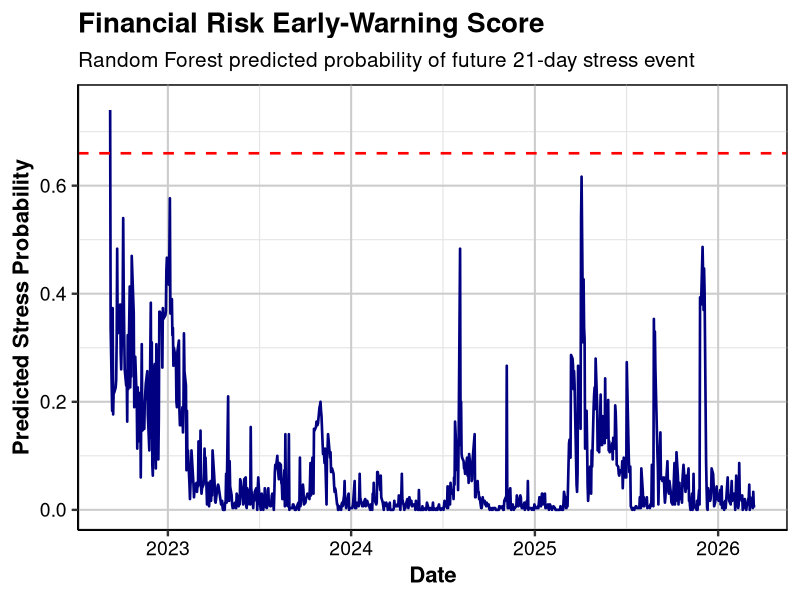
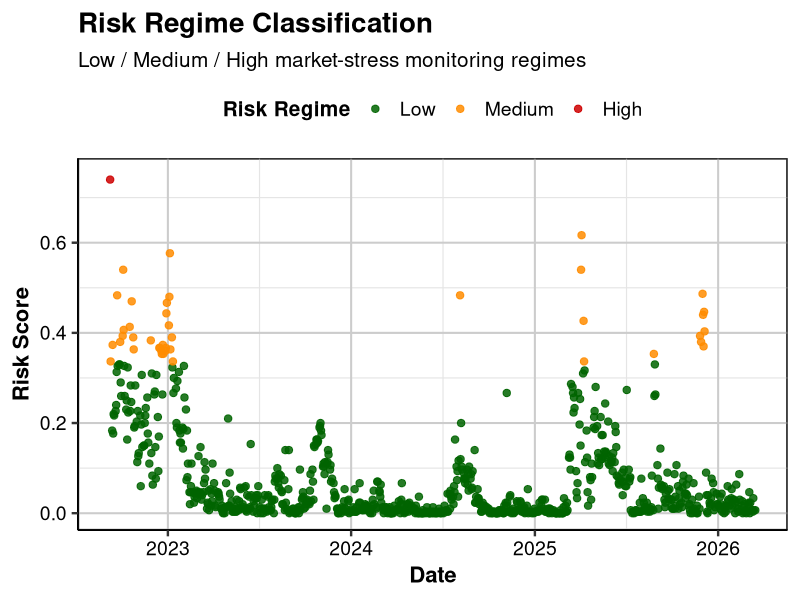
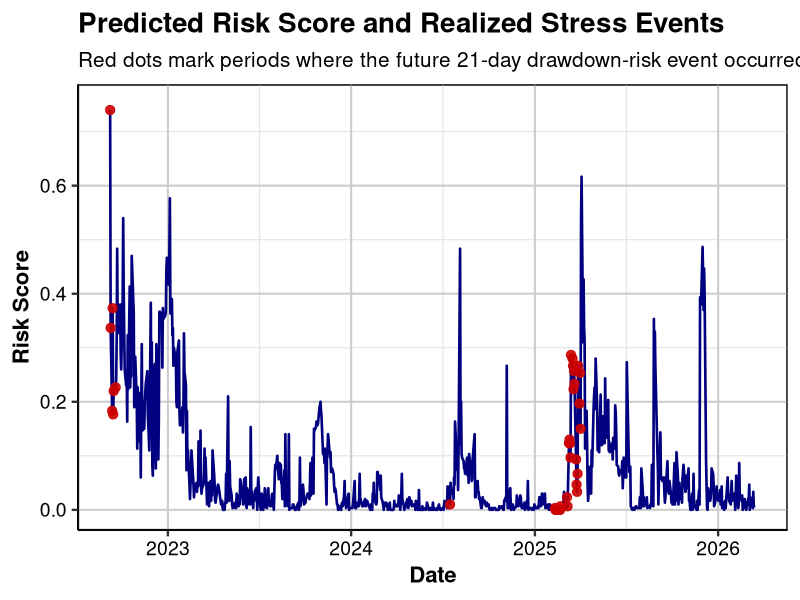

Reproduce these figures in R, in order.

# Generate figures, risk regimes, and high-risk alert outputs


library(dplyr)
library(ggplot2)

# -----------------------------
# 1. Read predictions
# -----------------------------
preds <- read.csv("outputs/tables/walkforward_predictions.csv")

preds$date <- as.Date(preds$date)

if ("train_end_date" %in% names(preds)) {
  preds$train_end_date <- as.Date(preds$train_end_date)
}

# Use Random Forest probability as the main risk score
preds$risk_score <- preds$rf_prob

# -----------------------------
# 2. Define risk regimes
# -----------------------------
preds$risk_regime <- cut(
  preds$risk_score,
  breaks = c(-Inf, 0.33, 0.66, Inf),
  labels = c("Low", "Medium", "High")
)

# -----------------------------
# 3. Save alert outputs
# -----------------------------
dir.create("outputs/alerts", recursive = TRUE, showWarnings = FALSE)
dir.create("outputs/tables", recursive = TRUE, showWarnings = FALSE)
dir.create("outputs/figures", recursive = TRUE, showWarnings = FALSE)

alerts <- preds %>%
  filter(risk_regime == "High") %>%
  select(date, actual, risk_score, risk_regime, train_end_date)

write.csv(
  alerts,
  "outputs/alerts/high_risk_alerts.csv",
  row.names = FALSE
)

write.csv(
  preds,
  "outputs/tables/risk_regime_timeline.csv",
  row.names = FALSE
)

# -----------------------------
# 4. Helper: force opaque white PNG
# -----------------------------
save_plot_png <- function(plot_obj, filename, width = 14, height = 7, res = 300) {
  if (capabilities("cairo")) {
    png(
      filename = filename,
      width = width,
      height = height,
      units = "in",
      res = res,
      bg = "white",
      type = "cairo"
    )
  } else {
    png(
      filename = filename,
      width = width,
      height = height,
      units = "in",
      res = res,
      bg = "white"
    )
  }
  
  print(plot_obj)
  dev.off()
}

# -----------------------------
# 5. Common theme for readability
# -----------------------------
my_theme <- theme_bw(base_size = 18) +
  theme(
    plot.title = element_text(size = 20, face = "bold", color = "black"),
    plot.subtitle = element_text(size = 15, color = "black"),
    axis.title = element_text(size = 16, face = "bold", color = "black"),
    axis.text = element_text(size = 14, color = "black"),
    legend.title = element_text(size = 15, face = "bold", color = "black"),
    legend.text = element_text(size = 14, color = "black"),
    legend.position = "top",
    panel.background = element_rect(fill = "white", color = "black"),
    plot.background = element_rect(fill = "white", color = "white"),
    legend.background = element_rect(fill = "white", color = "white"),
    legend.key = element_rect(fill = "white", color = "white"),
    panel.grid.major = element_line(color = "grey80", linewidth = 0.7),
    panel.grid.minor = element_line(color = "grey90", linewidth = 0.4),
    axis.line = element_line(color = "black", linewidth = 0.6)
  )

# -----------------------------
# 6. Figure 1: Risk score timeline
# -----------------------------
p1 <- ggplot(preds, aes(x = date, y = risk_score)) +
  geom_line(color = "navy", linewidth = 0.9) +
  geom_hline(yintercept = 0.66, color = "red", linetype = "dashed", linewidth = 0.9) +
  labs(
    title = "Financial Risk Early-Warning Score",
    subtitle = "Random Forest predicted probability of future 21-day stress event",
    x = "Date",
    y = "Predicted Stress Probability"
  ) +
  scale_y_continuous(limits = c(0, max(0.75, max(preds$risk_score, na.rm = TRUE)))) +
  my_theme

save_plot_png(
  plot_obj = p1,
  filename = "outputs/figures/risk_score_timeline.png",
  width = 14,
  height = 7,
  res = 300
)

# -----------------------------
# 7. Figure 2: Risk regime classification
# -----------------------------
p2 <- ggplot(preds, aes(x = date, y = risk_score, color = risk_regime)) +
  geom_point(size = 2.2, alpha = 0.85) +
  scale_color_manual(values = c(
    "Low" = "darkgreen",
    "Medium" = "darkorange",
    "High" = "red3"
  )) +
  labs(
    title = "Risk Regime Classification",
    subtitle = "Low / Medium / High market-stress monitoring regimes",
    x = "Date",
    y = "Risk Score",
    color = "Risk Regime"
  ) +
  scale_y_continuous(limits = c(0, max(0.75, max(preds$risk_score, na.rm = TRUE)))) +
  my_theme

save_plot_png(
  plot_obj = p2,
  filename = "outputs/figures/risk_regime_classification.png",
  width = 14,
  height = 7,
  res = 300
)

# -----------------------------
# 8. Figure 3: Stress-event overlay
# -----------------------------
event_points <- preds %>%
  filter(actual == 1)

p3 <- ggplot(preds, aes(x = date, y = risk_score)) +
  geom_line(color = "navy", linewidth = 0.9) +
  geom_point(
    data = event_points,
    aes(x = date, y = risk_score),
    color = "red3",
    size = 2.8,
    alpha = 0.9
  ) +
  labs(
    title = "Predicted Risk Score and Realized Stress Events",
    subtitle = "Red dots mark periods where the future 21-day drawdown-risk event occurred",
    x = "Date",
    y = "Risk Score"
  ) +
  scale_y_continuous(limits = c(0, max(0.75, max(preds$risk_score, na.rm = TRUE)))) +
  my_theme

save_plot_png(
  plot_obj = p3,
  filename = "outputs/figures/stress_event_overlay.png",
  width = 14,
  height = 7,
  res = 300
)

# -----------------------------
# 9. Console message
# -----------------------------
cat("Output generation completed successfully.\n")
cat("Created files:\n")
cat("outputs/alerts/high_risk_alerts.csv\n")
cat("outputs/tables/risk_regime_timeline.csv\n")
cat("outputs/figures/risk_score_timeline.png\n")
cat("outputs/figures/risk_regime_classification.png\n")
cat("outputs/figures/stress_event_overlay.png\n")
